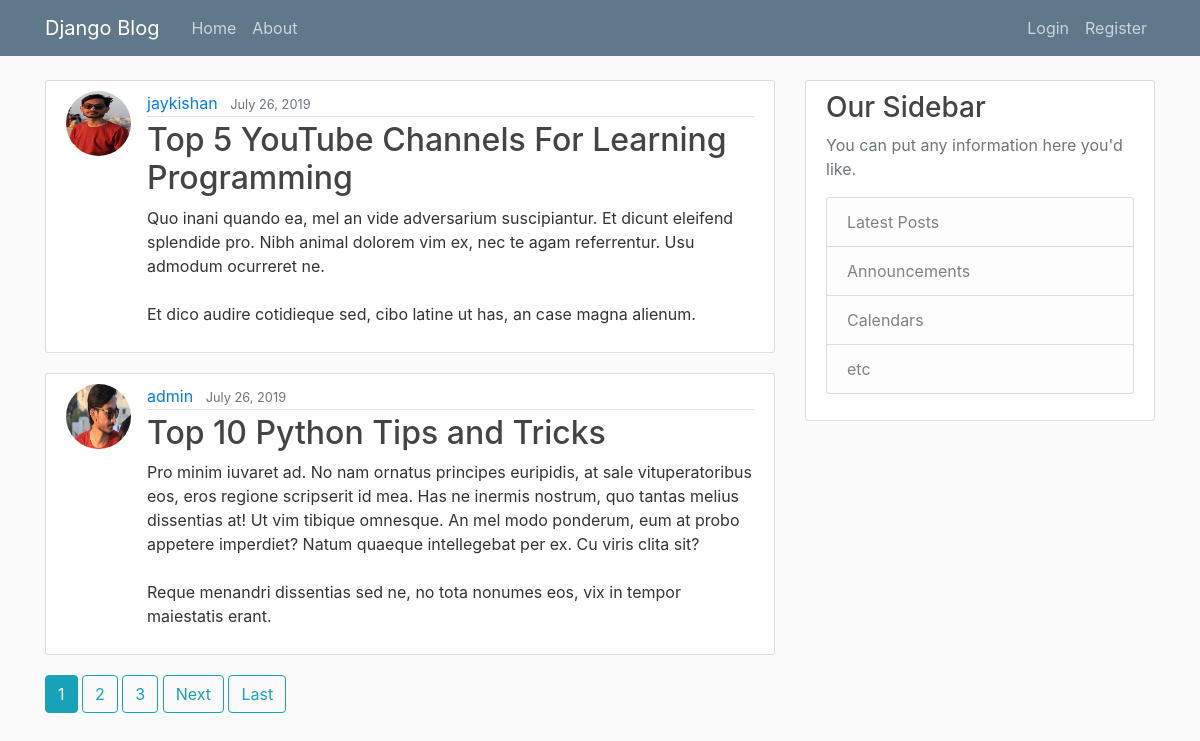
The page / on the database its author committed.
### blog/models.py (models this page shows, shortened)
class Post(models.Model):
    title = models.CharField(max_length=100)
    content = models.TextField()
    date_posted = models.DateTimeField(default=timezone.now)
    author = models.ForeignKey(User, on_delete=models.CASCADE)

### users/models.py (models this page shows, shortened)
class Profile(models.Model):
    user = models.OneToOneField(User, on_delete=models.CASCADE)
    image = models.ImageField(default='default.jpg', upload_to='profile_pics')

### blog/views.py (the view)
# urls.py: path('', PostListView.as_view(), name='blog-home'),
class PostListView(ListView):
    model = Post
    template_name = 'blog/home.html'  # <app>/<model>_<viewtype>.html
    context_object_name = 'posts'
    ordering = ['-date_posted']
    paginate_by = 2

### blog/templates/blog/home.html (shortened to what this page needs)
{% extends "blog/base.html" %}
{% block content %}
    {% for post in posts %}
        <article class="media content-section">
          <img class="rounded-circle article-img" src="{{ post.author.profile.image.url }}">
          <div class="media-body">
            <div class="article-metadata">
              <a class="mr-2" href="#">{{ post.author }}</a>
              <small class="text-muted">{{ post.date_posted|date:"F d, Y" }}</small>
            </div>
            <h2><a class="article-title" href="{% url 'post-detail' post.id %}">{{ post.title }}</a></h2>
            <p class="article-content">{{ post.content }}</p>
          </div>
        </article>
    {% endfor %}
    {% if is_paginated %}
      {% for num in page_obj.paginator.page_range %}
        {% if page_obj.number == num %}
          <a class="btn btn-info mb-4" href="?page={{ num }}">{{ num }}</a>
        {% elif num > page_obj.number|add:'-3' and num < page_obj.number|add:'3' %}
          <a class="btn btn-outline-info mb-4" href="?page={{ num }}">{{ num }}</a>
        {% endif %}
      {% endfor %}
      {% if page_obj.has_next %}
        <a class="btn btn-outline-info mb-4" href="?page={{ page_obj.next_page_number }}">Next</a>
        <a class="btn btn-outline-info mb-4" href="?page={{ page_obj.paginator.num_pages }}">Last</a>
      {% endif %}
    {% endif %}
{% endblock content %}

### blog/templates/blog/base.html (shortened to what this page needs)
{% load static %}
<!DOCTYPE html>
<html>
<head>
    <link rel="stylesheet" href="https://maxcdn.bootstrapcdn.com/bootstrap/4.0.0/css/bootstrap.min.css">
    <link rel="stylesheet" type="text/css" href="{% static 'blog/main.css' %}">
</head>
<body>
    <header class="site-header">
      <nav class="navbar navbar-expand-md navbar-dark bg-steel fixed-top">
        <div class="container">
          <a class="navbar-brand mr-4" href="{% url 'blog-home' %}">Django Blog</a>
          <div class="collapse navbar-collapse" id="navbarToggle">
            <div class="navbar-nav mr-auto">
              <a class="nav-item nav-link" href="{% url 'blog-home' %}">Home</a>
              <a class="nav-item nav-link" href="{% url 'blog-about' %}">About</a>
            </div>
            <div class="navbar-nav">
              {% if user.is_authenticated %}
                <a class="nav-item nav-link" href="{% url 'post-create' %}">New Post</a>
                <a class="nav-item nav-link" href="{% url 'profile' %}">Profile</a>
                <a class="nav-item nav-link" href="{% url 'logout' %}">Logout</a>
              {% else %}
                <a class="nav-item nav-link" href="{% url 'login' %}">Login</a>
                <a class="nav-item nav-link" href="{% url 'register' %}">Register</a>
              {% endif %}
            </div>
          </div>
        </div>
      </nav>
    </header>
    <main role="main" class="container">
      <div class="row">
        <div class="col-md-8">
          {% block content %}{% endblock %}
        </div>
        <div class="col-md-4">
          <div class="content-section">
            <h3>Our Sidebar</h3>
            <p class='text-muted'>You can put any information here you'd like.
              <ul class="list-group">
                <li class="list-group-item list-group-item-light">Latest Posts</li>
                <li class="list-group-item list-group-item-light">Announcements</li>
                <li class="list-group-item list-group-item-light">Calendars</li>
                <li class="list-group-item list-group-item-light">etc</li>
              </ul>
            </p>
          </div>
        </div>
      </div>
    </main>
</body>
</html>

### blog/static/blog/main.css (style rules this page uses)
body { background: #fafafa; color: #333333; margin-top: 5rem; }
h1, h2, h3, h4, h5, h6 { color: #444444; }
ul { margin: 0; }
.bg-steel { background-color: #5f788a; }
.site-header .navbar-nav .nav-link { color: #cbd5db; }
.content-section { background: #ffffff; padding: 10px 20px; border: 1px solid #dddddd; border-radius: 3px; margin-bottom: 20px; }
.article-title { color: #444444; }
.article-content { white-space: pre-line; }
.article-img { height: 65px; width: 65px; margin-right: 16px; }
.article-metadata { padding-bottom: 1px; margin-bottom: 4px; border-bottom: 1px solid #e3e3e3 }

### rows shown on the page
Post: author.profile.image (picture), author "jaykishan", date_posted "July 26, 2019", title "Top 5 YouTube Channels For Learning Programming", content "Quo inani quando ea, mel an vide adversarium suscipiantur. Et dicunt eleifend splendide pro. Nibh animal dolorem vim ex, nec te agam referrentur. Usu admodum ocurreret ne. Et dico audire cotidieque sed, cibo latine ut has, an case magna alienum."
Post: author.profile.image (picture), author "admin", date_posted "July 26, 2019", title "Top 10 Python Tips and Tricks", content "Pro minim iuvaret ad. No nam ornatus principes euripidis, at sale vituperatoribus eos, eros regione scripserit id mea. Has ne inermis nostrum, quo tantas melius dissentias at! Ut vim tibique omnesque. An mel modo ponderum, eum at probo appetere imperdiet? Natum quaeque intellegebat per ex. Cu viris clita sit? Reque menandri dissentias sed ne, no tota nonumes eos, vix in tempor maiestatis erant."

### other values the page prints
{{ num }} "1"
{{ num }} "2" "3"
